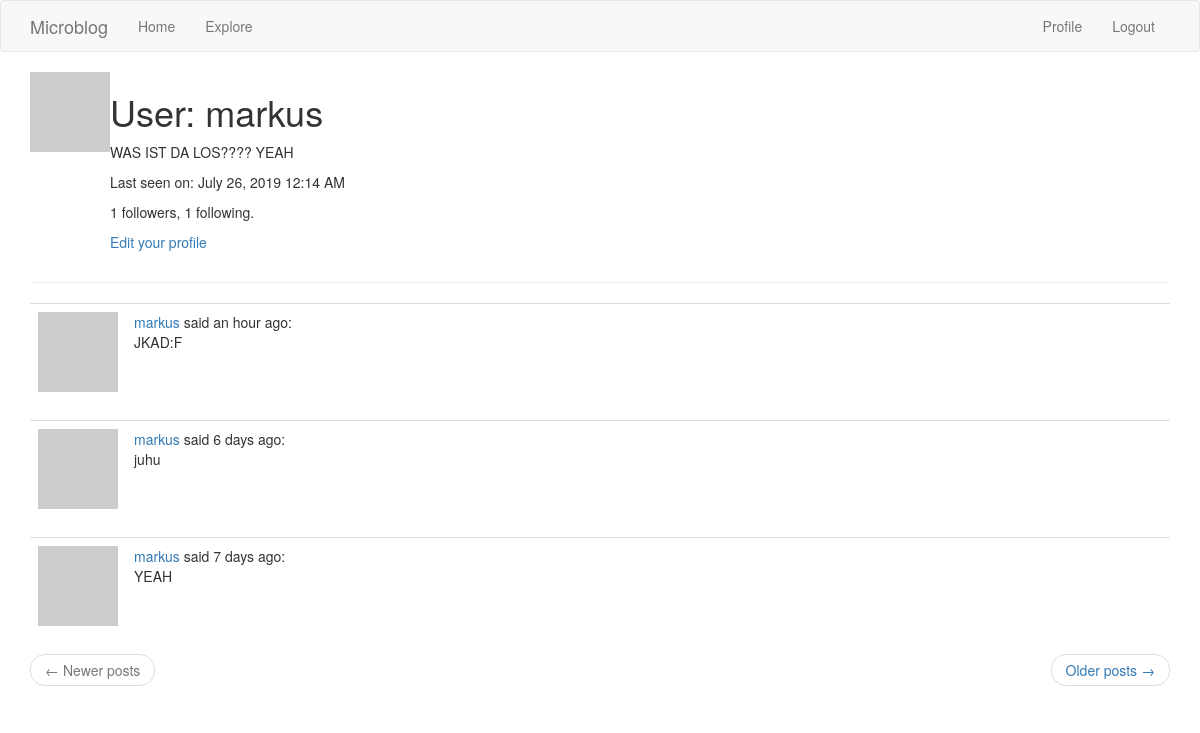
/user/markus (signed in), run on an earlier commit of the app's database.
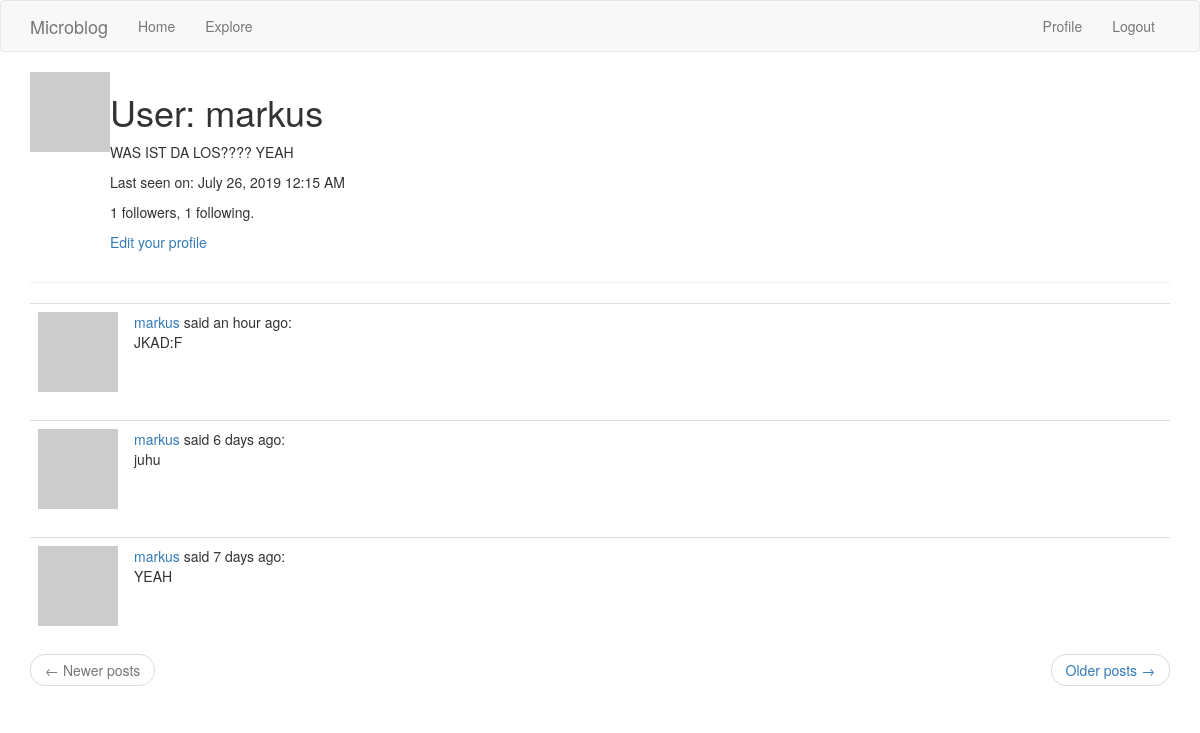
And on a later commit of the database.
### models.py (models this page shows, shortened)
class User(UserMixin, db.Model):
    id = db.Column(db.Integer, primary_key=True)
    username = db.Column(db.String(64), index=True, unique=True)
    email = db.Column(db.String(120), index=True, unique=True)
    password_hash = db.Column(db.String(128))
    posts = db.relationship('Post', backref='author', lazy='dynamic')
    about_me = db.Column(db.String(140))
    last_seen = db.Column(db.DateTime, default=datetime.utcnow)
    followed = db.relationship(
        'User',
        secondary=followers,
        primaryjoin=(followers.c.follower_id == id),
        secondaryjoin=(followers.c.followed_id == id),
        backref=db.backref('followers', lazy='dynamic'),
        lazy='dynamic'
        )
    def avatar(self, size):
        digest = md5(self.email.lower().encode('utf-8')).hexdigest()
        return 'https://www.gravatar.com/avatar/{}?d=identicon&s={}'.format(digest, size)

class Post(db.Model):
    id = db.Column(db.Integer, primary_key=True)
    body = db.Column(db.String(140))
    timestamp = db.Column(db.DateTime, index=True, default=datetime.utcnow)
    user_id = db.Column(db.Integer, db.ForeignKey('user.id'))

### routes.py (the view)
@app.route('/user/<username>')
@login_required
def user(username):
    user = User.query.filter_by(username=username).first_or_404()
    page = request.args.get('page', 1, type=int)
    posts = user.posts.order_by(Post.timestamp.desc()).paginate(
        page,
        app.config['POSTS_PER_PAGE'],
        False
        )
    if posts.has_next:
        next_url = url_for('user', username=user.username, page=posts.next_num)
    else:
        next_url = None
    if posts.has_prev:
        prev_url = url_for('user', username=user.username, page=posts.prev_num)
    else:
        prev_url = None
    return render_template('user.html', user=user, posts=posts.items, next_url=next_url, prev_url=prev_url)

### models.py (called while the page is built)
@login.user_loader
def load_user(this_id):
    return User.query.get(int(this_id))

### routes.py (called while the page is built)
@app.before_request
def before_request():
    if current_user.is_authenticated:
        current_user.last_seen = datetime.utcnow()
        db.session.commit()
    g.locale = str(get_locale())

### templates/user.html
{% extends "base.html" %}
{% block app_content %}
    <table>
        <tr valign="top">
            <td><img src="{{ user.avatar(128) }}"></td>
            <td>
                <h1>{{ _('User') }}: {{ user.username }}</h1>
                {% if user.about_me %}
                    <p>
                        {{ user.about_me }}
                    </p>
                {% endif %}
                {% if user.last_seen %}
                    <p>
                        {{ _('Last seen on') }}: {{ moment(user.last_seen).format('LLL') }}
                    </p>
                {% endif %}
                <p>{{ user.followers.count() }} {{ _('followers') }}, {{ user.followed.count() }} {{ _('following') }}.</p>
                {% if user == current_user %}
                <p><a href="{{ url_for('edit_profile') }}">{{ _('Edit your profile') }}</a></p>
                {% elif not current_user.is_following(user) %}
                <p><a href="{{ url_for('follow', username=user.username) }}">{{ _('Follow') }}</a></p>
                {% else %}
                <p><a href="{{ url_for('unfollow', username=user.username) }}">{{ _('Unfollow') }}</a></p>
                {% endif %}
            </td>
        </tr>
    </table>
    <hr>
    {% for post in posts %}
        {% include '_post.html' %}
    {% endfor %}
    <nav aria-label="...">
        <ul class="pager">
            <li class="previous{% if not prev_url %} disabled{% endif %}">
                <a href="{{ prev_url or '#' }}">
                    <span aria-hidden="true">&larr;</span> {{ _('Newer posts') }}
                </a>
            </li>
            <li class="next{% if not next_url %} disabled{% endif %}">
                <a href="{{ next_url or '#' }}">
                    {{ _('Older posts') }} <span aria-hidden="true">&rarr;</span>
                </a>
            </li>
        </ul>
    </nav>
{% endblock %}

### templates/base.html (shortened to what this page needs)
{% extends 'bootstrap/base.html' %}
{% block navbar %}
    <nav class="navbar navbar-default">
        <div class="container">
            <div class="navbar-header">
                <a class="navbar-brand" href="{{ url_for('index') }}">Microblog</a>
            </div>
            <div class="collapse navbar-collapse" id="bs-example-navbar-collapse-1">
                <ul class="nav navbar-nav">
                    <li><a href="{{ url_for('index') }}">{{ _('Home') }}</a></li>
                    <li><a href="{{ url_for('explore') }}">{{ _('Explore') }}</a></li>
                </ul>
                <ul class="nav navbar-nav navbar-right">
                    {% if current_user.is_anonymous %}
                    <li><a href="{{ url_for('login') }}">{{ _('Login') }}</a></li>
                    {% else %}
                    <li><a href="{{ url_for('user', username=current_user.username) }}">{{ _('Profile') }}</a></li>
                    <li><a href="{{ url_for('logout') }}">{{ _('Logout') }}</a></li>
                    {% endif %}
                </ul>
            </div>
        </div>
    </nav>
{% endblock %}
{% block content %}
    <div class="container">
        {% block app_content %}{% endblock %}
    </div>
{% endblock %}

### templates/_post.html (shortened to what this page needs)
<table class="table table-hover">
    <tr>
        <td width="70px">
            <a href="{{ url_for('user', username=post.author.username) }}">
                <img src="{{ post.author.avatar(70) }}" />
            </a>
        </td>
        <td>
            {{ _('%(username)s said %(when)s', username=user_link, when=moment(post.timestamp).fromNow()) }}:
            <br>
            {{ post.body }}
        </td>
    </tr>
</table>

What changed in the data, as far as the page shows it:
changed User "markus": last_seen "July 26, 2019 12:14 AM" → "July 26, 2019 12:15 AM"
